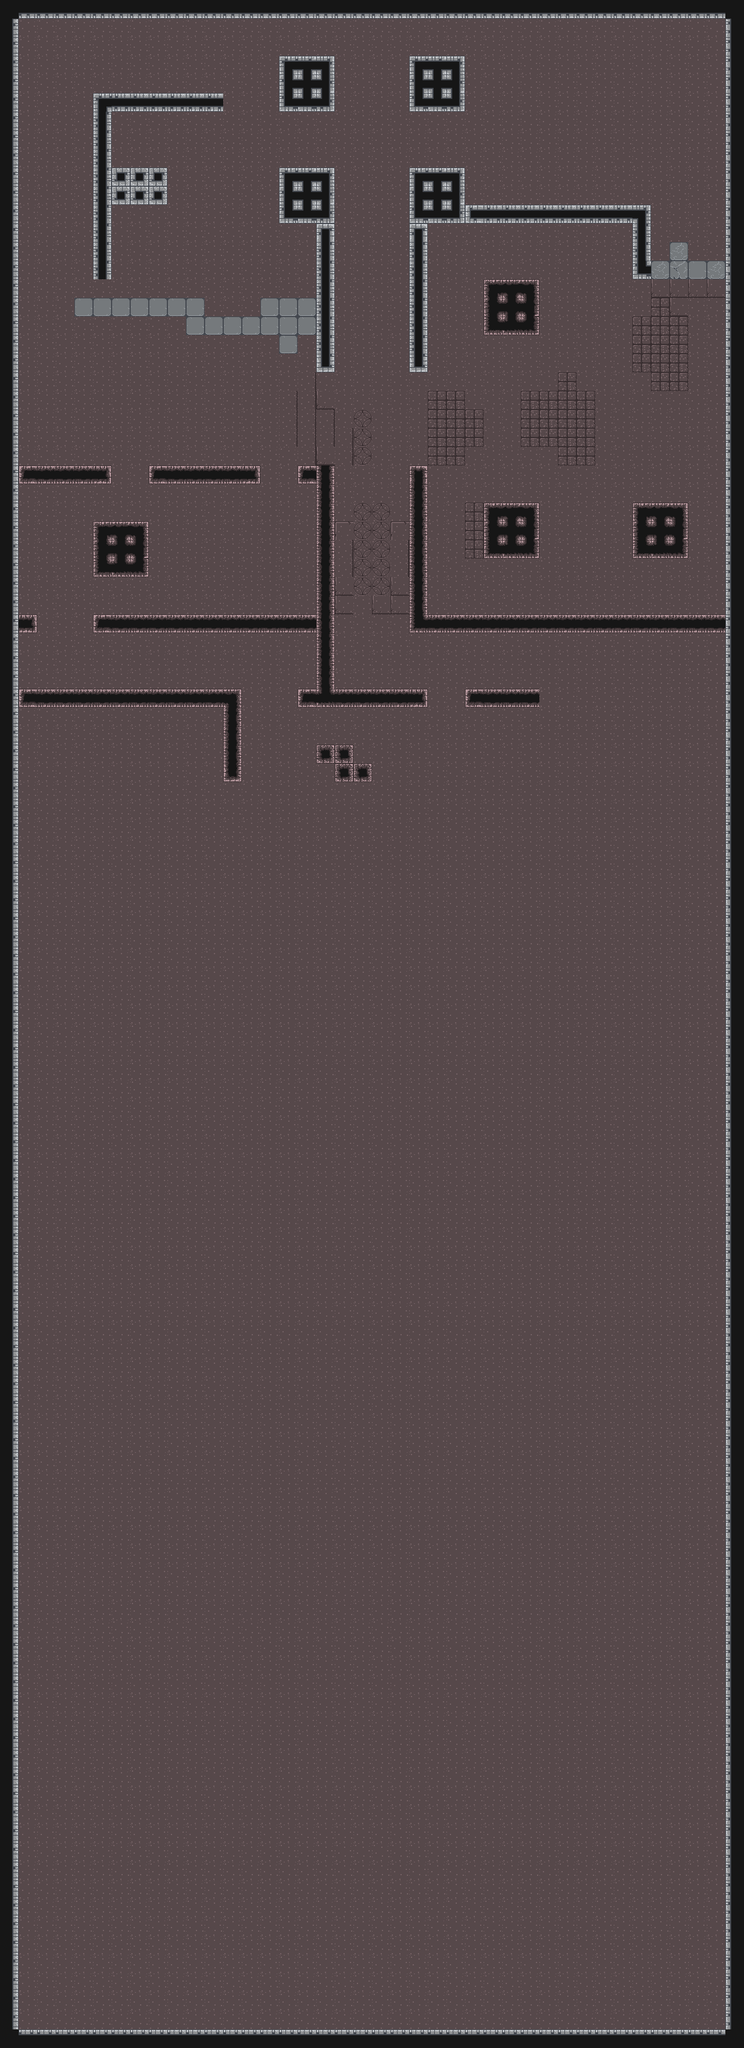

The image is a tile-based game level rendered from a .tmx file. Its description and source (layers, tilesets, objects; grid data summarised) follow:
An orthogonal 40x110 tile map with 32x32 px tiles, 2 tile layers (Tiles, Walls) and 38 objects.

<map version="1.4" tiledversion="1.4.3" orientation="orthogonal" renderorder="right-down" width="40" height="110" tilewidth="32" tileheight="32" infinite="0" nextlayerid="10" nextobjectid="241">
 <tileset firstgid="1" source="tileset.tsx" />
 <layer id="6" name="Tiles" width="40" height="110">
  <data>[4400 cells, 4288 non-empty, 31 distinct tile ids]</data>
 </layer>
 <layer id="1" name="Walls" width="40" height="110">
  <data>[4400 cells, 4396 non-empty, 45 distinct tile ids]</data>
 </layer>
 <objectgroup id="8" name="WallsObjects">
  <object id="24" x="0" y="0" width="32" height="3520" />
  <object id="25" x="32" y="3488" width="1248" height="32" />
  <object id="30" x="1248" y="0" width="32" height="3488" />
  <object id="31" x="32" y="0" width="1216" height="32" />
  <object id="32" x="480" y="96" width="96" height="96" />
  <object id="33" x="704" y="96" width="96" height="96" />
  <object id="34" x="192" y="160" width="192" height="32" />
  <object id="35" x="160" y="160" width="32" height="320" />
  <object id="38" x="480" y="288" width="96" height="96" />
  <object id="41" x="704" y="288" width="96" height="96" />
  <object id="42" x="800" y="352" width="320" height="32" />
  <object id="43" x="1088" y="384" width="32" height="96" />
  <object id="45" x="704" y="384" width="32" height="192" />
  <object id="46" x="832" y="480" width="96" height="96" />
  <object id="49" x="1088" y="864" width="96" height="96" />
  <object id="50" x="832" y="864" width="96" height="96" />
  <object id="57" x="704" y="1056" width="544" height="32" />
  <object id="155" x="544" y="384" width="32" height="192" />
  <object id="162" x="704" y="864" width="32" height="192" />
  <object id="163" x="704" y="800" width="32" height="64" />
  <object id="164" x="704" y="576" width="32" height="64" />
  <object id="165" x="544" y="576" width="32" height="64" />
  <object id="207" x="544" y="800" width="32" height="288" />
  <object id="209" x="192" y="288" width="96" height="64" />
  <object id="223" x="32" y="800" width="160" height="32" />
  <object id="224" x="256" y="800" width="192" height="32" />
  <object id="225" x="512" y="800" width="32" height="32" />
  <object id="226" x="160" y="896" width="96" height="96" />
  <object id="227" x="32" y="1056" width="32" height="32" />
  <object id="228" x="32" y="1184" width="384" height="32" />
  <object id="229" x="384" y="1216" width="32" height="128" />
  <object id="230" x="544" y="1280" width="64" height="32" />
  <object id="231" x="576" y="1312" width="64" height="32" />
  <object id="232" x="544" y="1088" width="32" height="96" />
  <object id="233" x="512" y="1184" width="224" height="32" />
  <object id="234" x="800" y="1184" width="128" height="32" />
  <object id="235" x="160" y="1056" width="384" height="32" />
 </objectgroup>
 <objectgroup id="9" name="koth">
  <object id="237" x="480" y="96" width="320" height="288" />
 </objectgroup>
</map>